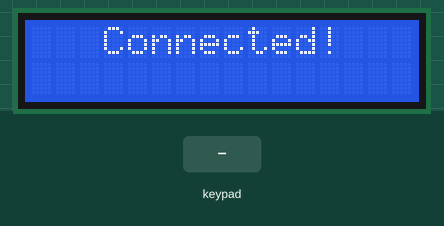
The sketch below on a simulated ESP8266 (NodeMCU). Parts: 16×2 character LCD. The test bench sets the inputs (shaded band). WiFi joins after 1.5 s; servers stay silent unless stated.

Above: at 2.8 s.
2.9 s: keypad keys 5 4 0 2 # pressed 0.4 s apart
At 5.8 s:
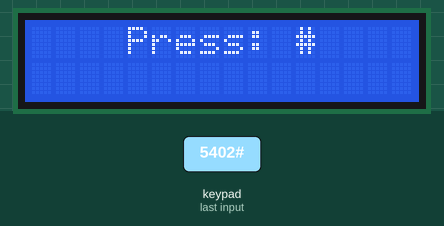
6.4 s: key 'A' pressed
At 7.2 s:
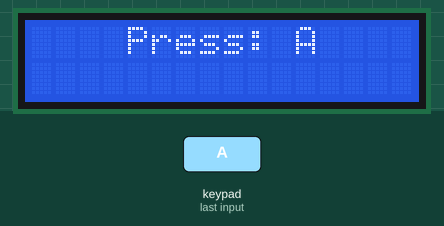
7.9 s: key 'B' pressed
At 8.3 s:
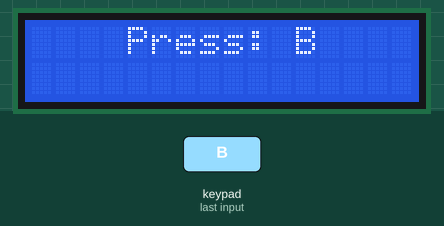
9.4 s: keypad keys 5 4 0 2 * pressed 0.4 s apart
At 11.9 s:
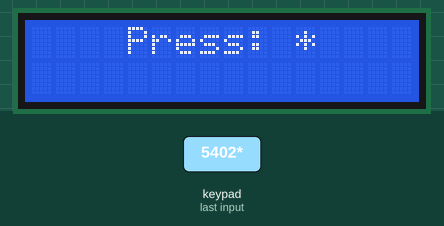
12.9 s: key 'C' pressed
At 13.4 s:
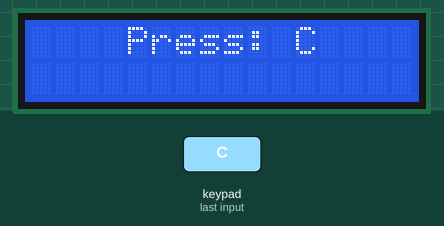
14.4 s: keypad keys 5 4 0 2 D pressed 0.4 s apart
At 15.01 s:
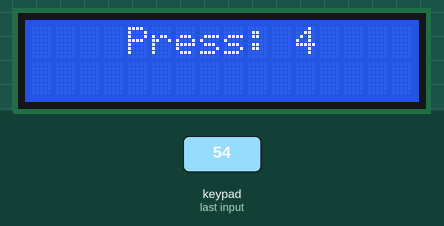
Timing chart, 0 to 17.4 s (numbered marks = the images above; inputs shaded):
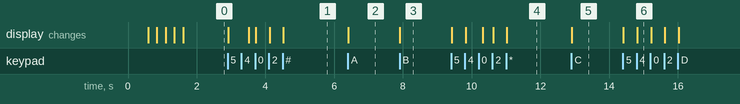

The sketch:

ESP8266_Clients.ino
```cpp
#include <ESP8266WiFi.h>
#include <Keypad.h>
#include <Wire.h>
#include <LiquidCrystal_I2C.h>

#define PORT 23

const char *ssid = "Wifi";
const char *password = "Password";
const byte ROWS = 4;
const byte COLS = 4;
char keys[ROWS][COLS] = {
  { '1', '2', '3', 'A' },
  { '4', '5', '6', 'B' },
  { '7', '8', '9', 'C' },
  { '*', '0', '#', 'D' }
};
byte rowPins[ROWS] = { 5, 4, 0, 2 };
byte colPins[COLS] = { 14, 12, 13, 15 };
byte degree[8] = {
  0B01110,
  0B01010,
  0B01110,
  0B00000,
  0B00000,
  0B00000,
  0B00000,
  0B00000
};
IPAddress server_ip(192, 168, 4, 1);
WiFiClient client;
Keypad keypad = Keypad(makeKeymap(keys), rowPins, colPins, ROWS, COLS);
LiquidCrystal_I2C lcd(0x27, 16, 2);

void setup() {
  Serial.begin(115200);
  WiFi.begin(ssid, password);
  lcd.init();
  lcd.createChar(1, degree);
  lcd.backlight();
  while (WiFi.status() != WL_CONNECTED) {
    lcd.clear();
    lcd.setCursor(3, 0);
    lcd.print("Connecting");
    delay(500);
    lcd.setCursor(6, 1);
    lcd.print(".");
    delay(250);
    lcd.setCursor(7, 1);
    lcd.print(".");
    delay(250);
    lcd.setCursor(8, 1);
    lcd.print(".");
    delay(250);
    lcd.setCursor(9, 1);
    lcd.print(".");
    delay(250);
  }
  lcd.clear();
  lcd.setCursor(3, 0);
  lcd.print("Connected!");
}

void loop() {
  char key = keypad.getKey();
  String req = String("");
  String res = String("");

  if (!client.connected()) {
    while (!client.connect(server_ip, PORT)) {
      lcd.clear();
      lcd.setCursor(2, 0);
      lcd.print("Disconnected");
      delay(250);
      return;
    }
  }

  if (key) {
    lcd.clear();
    lcd.setCursor(4, 0);
    lcd.print("Press: " + String(key));
    req = String(key);
    client.write(req.c_str());
  } else {
    if (client.available()) {
      res = client.readStringUntil('\r');
      if (res.equals("W1")) {
        lcd.clear();
        lcd.setCursor(4, 0);
        lcd.print("WARNING!");
        lcd.setCursor(2, 1);
        lcd.print("Obstructions");
        lcd.blink();
        delay(500);
      } else if (res.equals("W2")) {
        lcd.clear();
        lcd.setCursor(4, 0);
        lcd.print("WARNING!");
        lcd.setCursor(0, 1);
        lcd.print("High temperature");
        lcd.blink();
        delay(500);
      } else {
        lcd.clear();
        lcd.setCursor(0, 0);
        lcd.print("Temperature: " + String(res.substring(res.indexOf('T') + 1, res.indexOf('T') + 3)));
        lcd.write(1);
        lcd.setCursor(0, 1);
        lcd.print("Humidity: " + String(res.substring(res.indexOf('H') + 1, res.indexOf('H') + 3)) + "%");
      }
    }
  }
}
```

Measured:
- after the input at 2.9 s, the display: first changes at once (image 1 shows a later state)
- after the input at 6.4 s, the display: changes at once (image 2)
- after the input at 7.9 s, the display: changes at once (image 3)
- after the input at 9.4 s, the display: first changes at once (image 4 shows a later state)
- after the input at 12.9 s, the display: changes at once (image 5)
- after the input at 14.4 s, the display: first changes at once (image 6 shows a later state)
